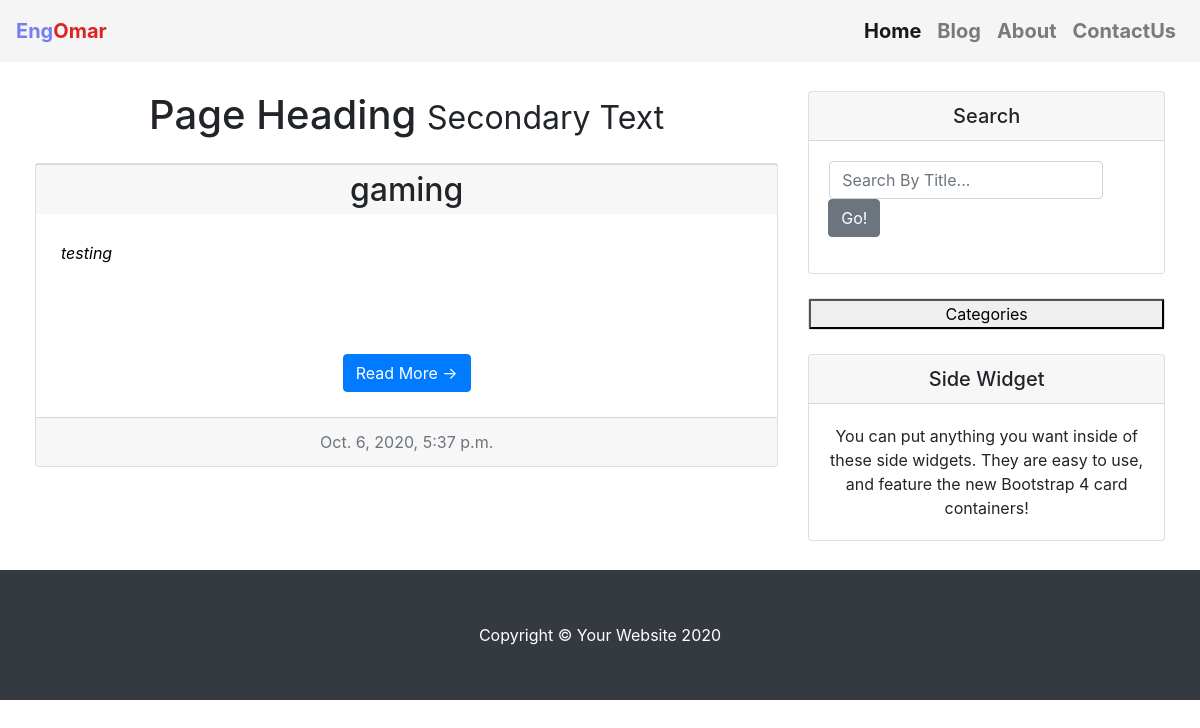
Screenshot of /tag/IOT with the database file from the repository.
### blog/models.py (models this page shows, shortened)
class Post(models.Model):
            post_heading = models.CharField(max_length=200)
            post_text = models.TextField()
            published_date = models.DateTimeField(auto_now=True)
            id = models.AutoField(primary_key=True)
            image = models.ImageField(upload_to='images/',blank=True)
            category = models.ManyToManyField(Categoreies,blank=True)

### blog/views.py (the view)
# urls.py: path("tag/<str:category>",views.search_and_category, name="categorize"),
def search_and_category(request,category=None):
    if category:
        posts= all_posts.filter(category__category_name = category).all()
        if posts:
            categoreies = categories.filter(category_name = category )
            return render(request,'blog/index.html',{'posts':posts,'categories':categoreies})
        else:
             messages.error(request,'No Posts In that category yet')
             return HttpResponseRedirect(reverse('blog'))
    category = request.GET.get('search')
    posts = all_posts.filter(post_heading__icontains = category)
    return render(request,'blog/index.html',{'posts':posts,'categories':categories})

### blog/models.py (called while the page is built)
    def __str__(self):
        return self.category_name

### blog/templates/blog/index.html (shortened to what this page needs)
{% extends 'mysite/base.html' %}
{%load static%}
{% block body %}
<link rel="stylesheet" href="{% static 'blog/css/blog-home.css' %}">
<div class="container text-center">
  <div class="row">
    <div class="col-md-8">
      <h1 class="my-4">Page Heading
        <small>Secondary Text</small>
      </h1>
      {%for post in posts%}
        <div class="card">
          <div class="card-footer text-center">
            <h2  style="line-height:25px" id="{{post.post_heading}}">{{post.post_heading}}</h2>
          </div>
        <div class="card-body">
          <div class="container">
            <div class="row">
              <textarea class="card-text col-xl-12" rows="4" cols="80" readonly id="{{post.id}}">{{post.post_text}}</textarea>
          </div>
          <a href="{% url 'detail' post.id %}" class="btn btn-primary">Read More &rarr;</a>
        </div>
      </div>
        <div id="date" class="card-footer text-muted ">
          {{post.published_date}}
        </div>
      </div>
      {%endfor%}
    </div>
    <div class="col-md-4">
      <div class="card my-4">
        <h5 class="card-header">Search</h5>
        <div class="card-body">
          <div class="input-group">
              <form class="" action="search_and_category" method="get">
              <input name="search" type="text" class="form-control" placeholder="Search By Title...">
              <span class="input-group-append">
                  <button class="btn btn-secondary" type="submit">Go!</button>
              </span>
            </form>
          </div>
        </div>
      </div>
      <div class="card my-4" >
        <button type="button"  id="categories" name="button">Categories</button>
      </div>
      <div class="card my-4">
        <h5 class="card-header">Side Widget</h5>
        <div class="card-body">
          You can put anything you want inside of these side widgets. They are easy to use, and feature the new Bootstrap 4 card containers!
        </div>
      </div>
    </div>
  </div>
</div>
<footer class="py-5 bg-dark">
  <div class="container">
    <p class="m-0 text-center text-white">Copyright &copy; Your Website 2020</p>
  </div>
</footer>
{%endblock%}

### blog/static/blog/css/blog-home.css (style rules this page uses)
.container { padding: 5px }
.card-footer { max-height: 50px }
.card { margin-bottom: 15px }
.card-body { display: flex;flex-direction: column;align-items:center; }
.card-body textarea { overflow: hidden; border: none; resize:none; padding:5px color:black; font-style: oblique; }
.card-body a { margin-top:15px; flex-basis:10px; }

### rows the page displays
Post: post_heading "gaming", id "testing", published_date "Oct. 6, 2020, 5:37 p.m."
